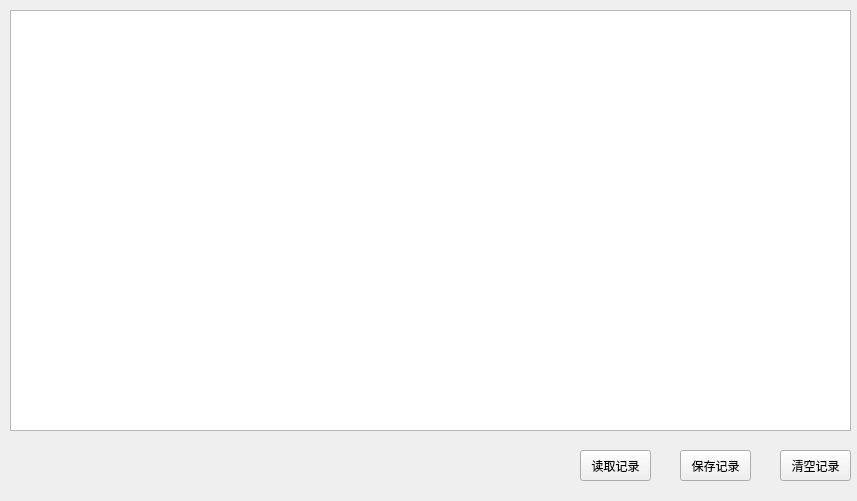
<?xml version="1.0" encoding="UTF-8"?>
<ui version="4.0">
 <class>SCRecordEvent</class>
 <widget class="QWidget" name="SCRecordEvent">
  <property name="geometry">
   <rect>
    <x>0</x>
    <y>0</y>
    <width>857</width>
    <height>501</height>
   </rect>
  </property>
  <property name="windowTitle">
   <string>Form</string>
  </property>
  <widget class="QTextEdit" name="textEdit">
   <property name="geometry">
    <rect>
     <x>10</x>
     <y>10</y>
     <width>841</width>
     <height>421</height>
    </rect>
   </property>
  </widget>
  <widget class="QToolButton" name="toolButton">
   <property name="geometry">
    <rect>
     <x>780</x>
     <y>450</y>
     <width>71</width>
     <height>31</height>
    </rect>
   </property>
   <property name="text">
    <string>清空记录</string>
   </property>
  </widget>
  <widget class="QToolButton" name="toolButton_2">
   <property name="geometry">
    <rect>
     <x>680</x>
     <y>450</y>
     <width>71</width>
     <height>31</height>
    </rect>
   </property>
   <property name="text">
    <string>保存记录</string>
   </property>
  </widget>
  <widget class="QToolButton" name="toolButton_3">
   <property name="geometry">
    <rect>
     <x>580</x>
     <y>450</y>
     <width>71</width>
     <height>31</height>
    </rect>
   </property>
   <property name="text">
    <string>读取记录</string>
   </property>
  </widget>
 </widget>
 <resources/>
 <connections/>
</ui>
